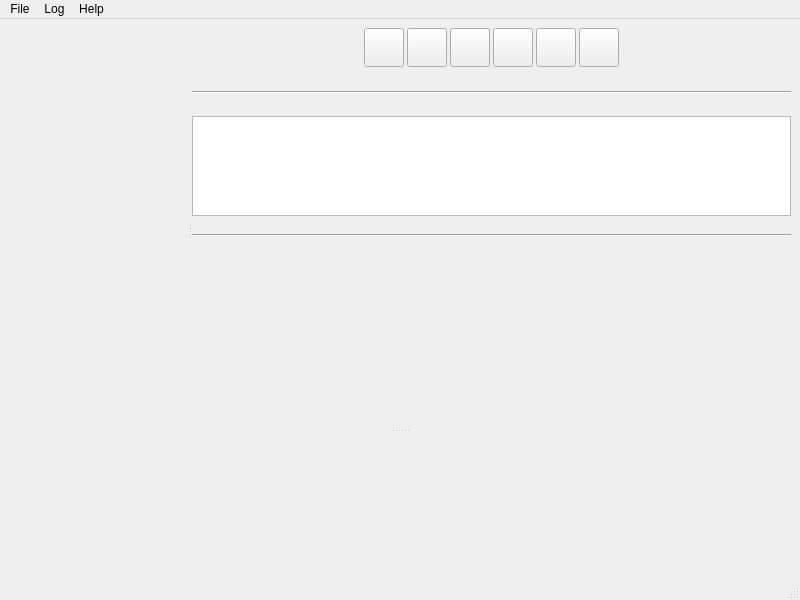
<?xml version="1.0" encoding="UTF-8"?>
<ui version="4.0">
 <class>MainWindow</class>
 <widget class="QMainWindow" name="MainWindow">
  <property name="geometry">
   <rect>
    <x>0</x>
    <y>0</y>
    <width>800</width>
    <height>600</height>
   </rect>
  </property>
  <property name="windowTitle">
   <string>MainWindow</string>
  </property>
  <property name="styleSheet">
   <string notr="true">#shotFrame { border: 1px solid rgb(220, 220, 220); }</string>
  </property>
  <widget class="QWidget" name="centralwidget">
   <layout class="QVBoxLayout" name="verticalLayout_2">
    <item>
     <widget class="QSplitter" name="splitter_2">
      <property name="orientation">
       <enum>Qt::Vertical</enum>
      </property>
      <property name="childrenCollapsible">
       <bool>false</bool>
      </property>
      <widget class="QSplitter" name="splitter">
       <property name="orientation">
        <enum>Qt::Horizontal</enum>
       </property>
       <property name="childrenCollapsible">
        <bool>false</bool>
       </property>
       <widget class="digitalcurling3_gui::SheetPlayAreaWidget" name="sheet1" native="true">
        <property name="sizePolicy">
         <sizepolicy hsizetype="Preferred" vsizetype="Preferred">
          <horstretch>0</horstretch>
          <verstretch>0</verstretch>
         </sizepolicy>
        </property>
        <property name="minimumSize">
         <size>
          <width>100</width>
          <height>100</height>
         </size>
        </property>
       </widget>
       <widget class="QWidget" name="layoutWidget">
        <layout class="QVBoxLayout" name="verticalLayout" stretch="0,0,0,0,0,0,0,0,1">
         <property name="spacing">
          <number>2</number>
         </property>
         <item>
          <layout class="QHBoxLayout" name="controlLayout1">
           <property name="spacing">
            <number>3</number>
           </property>
           <item>
            <spacer name="horizontalSpacer_2">
             <property name="orientation">
              <enum>Qt::Horizontal</enum>
             </property>
             <property name="sizeHint" stdset="0">
              <size>
               <width>40</width>
               <height>20</height>
              </size>
             </property>
            </spacer>
           </item>
           <item>
            <widget class="QToolButton" name="previousEndButton">
             <property name="text">
              <string/>
             </property>
             <property name="iconSize">
              <size>
               <width>32</width>
               <height>32</height>
              </size>
             </property>
            </widget>
           </item>
           <item>
            <widget class="QToolButton" name="previousTurnButton">
             <property name="text">
              <string/>
             </property>
             <property name="iconSize">
              <size>
               <width>32</width>
               <height>32</height>
              </size>
             </property>
            </widget>
           </item>
           <item>
            <widget class="QToolButton" name="pauseButton">
             <property name="text">
              <string/>
             </property>
             <property name="iconSize">
              <size>
               <width>32</width>
               <height>32</height>
              </size>
             </property>
            </widget>
           </item>
           <item>
            <widget class="QToolButton" name="playButton">
             <property name="sizePolicy">
              <sizepolicy hsizetype="Preferred" vsizetype="Fixed">
               <horstretch>0</horstretch>
               <verstretch>0</verstretch>
              </sizepolicy>
             </property>
             <property name="text">
              <string/>
             </property>
             <property name="iconSize">
              <size>
               <width>32</width>
               <height>32</height>
              </size>
             </property>
            </widget>
           </item>
           <item>
            <widget class="QToolButton" name="nextTurnButton">
             <property name="sizePolicy">
              <sizepolicy hsizetype="Minimum" vsizetype="Fixed">
               <horstretch>0</horstretch>
               <verstretch>0</verstretch>
              </sizepolicy>
             </property>
             <property name="text">
              <string/>
             </property>
             <property name="iconSize">
              <size>
               <width>32</width>
               <height>32</height>
              </size>
             </property>
            </widget>
           </item>
           <item>
            <widget class="QToolButton" name="nextEndButton">
             <property name="sizePolicy">
              <sizepolicy hsizetype="Minimum" vsizetype="Fixed">
               <horstretch>0</horstretch>
               <verstretch>0</verstretch>
              </sizepolicy>
             </property>
             <property name="text">
              <string/>
             </property>
             <property name="iconSize">
              <size>
               <width>32</width>
               <height>32</height>
              </size>
             </property>
            </widget>
           </item>
           <item>
            <spacer name="horizontalSpacer">
             <property name="orientation">
              <enum>Qt::Horizontal</enum>
             </property>
             <property name="sizeHint" stdset="0">
              <size>
               <width>40</width>
               <height>20</height>
              </size>
             </property>
            </spacer>
           </item>
          </layout>
         </item>
         <item>
          <layout class="QHBoxLayout" name="controlLayout2" stretch="0,0,0">
           <property name="spacing">
            <number>3</number>
           </property>
           <property name="sizeConstraint">
            <enum>QLayout::SetDefaultConstraint</enum>
           </property>
           <property name="bottomMargin">
            <number>0</number>
           </property>
           <item>
            <widget class="QLabel" name="currentTimeLabel">
             <property name="minimumSize">
              <size>
               <width>50</width>
               <height>0</height>
              </size>
             </property>
             <property name="text">
              <string/>
             </property>
             <property name="alignment">
              <set>Qt::AlignCenter</set>
             </property>
            </widget>
           </item>
           <item>
            <widget class="digitalcurling3_gui::SliderWidget" name="frameSlider" native="true">
             <property name="sizePolicy">
              <sizepolicy hsizetype="Expanding" vsizetype="Preferred">
               <horstretch>0</horstretch>
               <verstretch>0</verstretch>
              </sizepolicy>
             </property>
             <property name="minimumSize">
              <size>
               <width>200</width>
               <height>20</height>
              </size>
             </property>
             <property name="maximumSize">
              <size>
               <width>16777215</width>
               <height>20</height>
              </size>
             </property>
            </widget>
           </item>
           <item>
            <widget class="QLabel" name="totalTimeLabel">
             <property name="sizePolicy">
              <sizepolicy hsizetype="Preferred" vsizetype="Preferred">
               <horstretch>0</horstretch>
               <verstretch>0</verstretch>
              </sizepolicy>
             </property>
             <property name="minimumSize">
              <size>
               <width>50</width>
               <height>0</height>
              </size>
             </property>
             <property name="baseSize">
              <size>
               <width>200</width>
               <height>0</height>
              </size>
             </property>
             <property name="text">
              <string/>
             </property>
             <property name="alignment">
              <set>Qt::AlignCenter</set>
             </property>
             <property name="margin">
              <number>0</number>
             </property>
            </widget>
           </item>
          </layout>
         </item>
         <item>
          <widget class="Line" name="line">
           <property name="orientation">
            <enum>Qt::Horizontal</enum>
           </property>
          </widget>
         </item>
         <item>
          <widget class="QLabel" name="endShotLabel">
           <property name="font">
            <font>
             <pointsize>12</pointsize>
            </font>
           </property>
           <property name="text">
            <string/>
           </property>
          </widget>
         </item>
         <item>
          <widget class="QTableView" name="scoreTableView">
           <property name="sizePolicy">
            <sizepolicy hsizetype="Expanding" vsizetype="Maximum">
             <horstretch>0</horstretch>
             <verstretch>0</verstretch>
            </sizepolicy>
           </property>
           <property name="minimumSize">
            <size>
             <width>0</width>
             <height>0</height>
            </size>
           </property>
           <property name="maximumSize">
            <size>
             <width>16777215</width>
             <height>100</height>
            </size>
           </property>
           <property name="font">
            <font>
             <pointsize>11</pointsize>
            </font>
           </property>
          </widget>
         </item>
         <item>
          <widget class="QLabel" name="moveResultLabel">
           <property name="text">
            <string/>
           </property>
          </widget>
         </item>
         <item>
          <widget class="Line" name="line_4">
           <property name="orientation">
            <enum>Qt::Horizontal</enum>
           </property>
          </widget>
         </item>
         <item>
          <widget class="QLabel" name="gameSettingLabel">
           <property name="text">
            <string/>
           </property>
          </widget>
         </item>
         <item>
          <widget class="QLabel" name="label">
           <property name="sizePolicy">
            <sizepolicy hsizetype="Preferred" vsizetype="Expanding">
             <horstretch>0</horstretch>
             <verstretch>0</verstretch>
            </sizepolicy>
           </property>
           <property name="text">
            <string/>
           </property>
          </widget>
         </item>
        </layout>
       </widget>
      </widget>
      <widget class="digitalcurling3_gui::SheetWidget" name="sheet2" native="true">
       <property name="sizePolicy">
        <sizepolicy hsizetype="Preferred" vsizetype="Preferred">
         <horstretch>0</horstretch>
         <verstretch>0</verstretch>
        </sizepolicy>
       </property>
       <property name="minimumSize">
        <size>
         <width>100</width>
         <height>82</height>
        </size>
       </property>
      </widget>
     </widget>
    </item>
   </layout>
  </widget>
  <widget class="QMenuBar" name="menubar">
   <property name="geometry">
    <rect>
     <x>0</x>
     <y>0</y>
     <width>800</width>
     <height>21</height>
    </rect>
   </property>
   <widget class="QMenu" name="menuFile">
    <property name="title">
     <string>File</string>
    </property>
    <addaction name="actionOpenLog"/>
    <addaction name="actionCloseLog"/>
    <addaction name="separator"/>
    <addaction name="actionPreference"/>
    <addaction name="separator"/>
    <addaction name="actionQuit"/>
   </widget>
   <widget class="QMenu" name="menuMatch">
    <property name="title">
     <string>Log</string>
    </property>
    <addaction name="actionPlay"/>
    <addaction name="actionPause"/>
    <addaction name="separator"/>
    <addaction name="actionNextTurn"/>
    <addaction name="actionPreviousTurn"/>
    <addaction name="separator"/>
    <addaction name="actionNextEnd"/>
    <addaction name="actionPreviousEnd"/>
   </widget>
   <widget class="QMenu" name="menuHelp">
    <property name="title">
     <string>Help</string>
    </property>
    <addaction name="actionAbout"/>
   </widget>
   <addaction name="menuFile"/>
   <addaction name="menuMatch"/>
   <addaction name="menuHelp"/>
  </widget>
  <widget class="QStatusBar" name="statusbar"/>
  <action name="actionOpenLog">
   <property name="text">
    <string>Open Log</string>
   </property>
   <property name="toolTip">
    <string>Open a log file</string>
   </property>
  </action>
  <action name="actionCloseLog">
   <property name="text">
    <string>Close Log</string>
   </property>
   <property name="toolTip">
    <string>Close current log file</string>
   </property>
  </action>
  <action name="actionPreference">
   <property name="text">
    <string>Preference</string>
   </property>
   <property name="toolTip">
    <string>Preference</string>
   </property>
  </action>
  <action name="actionQuit">
   <property name="text">
    <string>Quit</string>
   </property>
   <property name="toolTip">
    <string>Quit</string>
   </property>
  </action>
  <action name="actionAbout">
   <property name="text">
    <string>About</string>
   </property>
   <property name="toolTip">
    <string>About</string>
   </property>
  </action>
  <action name="actionPlay">
   <property name="text">
    <string>Play</string>
   </property>
   <property name="toolTip">
    <string>Play</string>
   </property>
  </action>
  <action name="actionNextTurn">
   <property name="text">
    <string>Next Turn</string>
   </property>
   <property name="toolTip">
    <string>Go to the next turn</string>
   </property>
  </action>
  <action name="actionNextEnd">
   <property name="text">
    <string>Next End</string>
   </property>
   <property name="toolTip">
    <string>Go to the next end</string>
   </property>
  </action>
  <action name="actionPreviousTurn">
   <property name="text">
    <string>Previous Turn</string>
   </property>
   <property name="toolTip">
    <string>Go to the previous turn</string>
   </property>
  </action>
  <action name="actionPreviousEnd">
   <property name="text">
    <string>Previous End</string>
   </property>
   <property name="toolTip">
    <string>Go to the previous end</string>
   </property>
  </action>
  <action name="actionPause">
   <property name="text">
    <string>Pause</string>
   </property>
   <property name="toolTip">
    <string>Pause</string>
   </property>
  </action>
 </widget>
 <customwidgets>
  <customwidget>
   <class>digitalcurling3_gui::SliderWidget</class>
   <extends>QWidget</extends>
   <header>slider_widget.hpp</header>
   <container>1</container>
  </customwidget>
  <customwidget>
   <class>digitalcurling3_gui::SheetPlayAreaWidget</class>
   <extends>QWidget</extends>
   <header>sheet_play_area_widget.hpp</header>
   <container>1</container>
  </customwidget>
  <customwidget>
   <class>digitalcurling3_gui::SheetWidget</class>
   <extends>QWidget</extends>
   <header>sheet_widget.hpp</header>
   <container>1</container>
  </customwidget>
 </customwidgets>
 <resources/>
 <connections/>
</ui>
